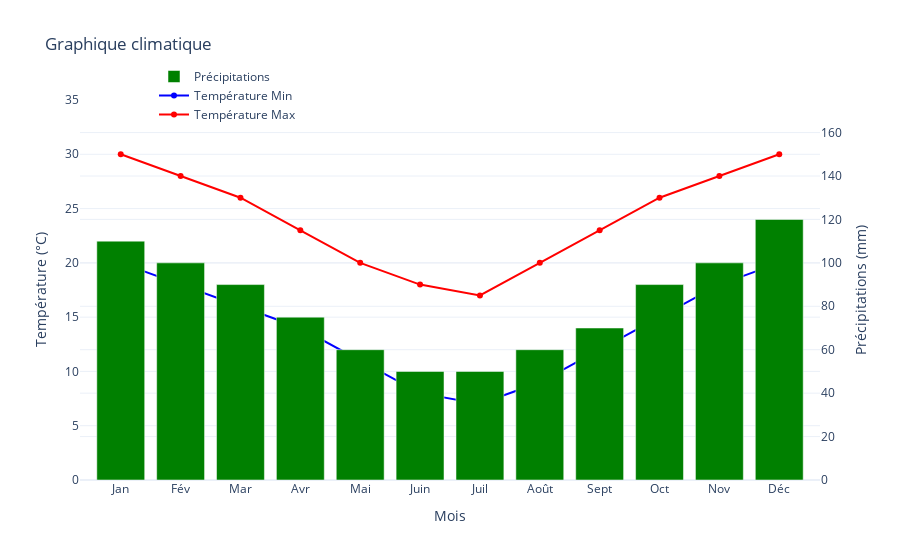

Notebook source saved alongside this figure:
### Markdown cell above
### Graphes avec deux axes

### Code cell
# Données (précipitations, températures minimales et maximales pour chaque mois)
months = ["Jan", "Fév", "Mar", "Avr", "Mai", "Juin", "Juil", "Août", "Sept", "Oct", "Nov", "Déc"]
precipitation = [110, 100, 90, 75, 60, 50, 50, 60, 70, 90, 100, 120]  # en mm
temp_min = [20, 18, 16, 14, 11, 8, 7, 9, 12, 15, 18, 20]  # en °C
temp_max = [30, 28, 26, 23, 20, 18, 17, 20, 23, 26, 28, 30]  # en °C

# Création du graphique à barres pour les précipitations
fig = go.Figure()

fig.add_trace(go.Bar(
    x=months,
    y=precipitation,
    name="Précipitations",
    marker_color="green",
    yaxis="y2"  # On associe  l'axe des ordonnées secondaire pour les précipitations
))

# Ajout de la courbe des températures minimales
fig.add_trace(go.Scatter(
    x=months,
    y=temp_min,
    name="Température Min",
    mode="lines+markers",
    marker_color="blue",
    line=dict(width=2)
))

# Courbe pour des températures maximales
fig.add_trace(go.Scatter(
    x=months,
    y=temp_max,
    name="Température Max",
    mode="lines+markers",
    marker_color="red",
    line=dict(width=2)
))

# Mise en forme 
fig.update_layout(
    title="Graphique climatique",
    xaxis=dict(title="Mois"),
    yaxis=dict(
        title="Température (°C)",
        range=[0, 35]
    ),
    yaxis2=dict(
        title="Précipitations (mm)",
        range=[0, 175],
        overlaying="y",
        side="right"  # Positionne cet axe à droite
    ),
    legend=dict(x=0.1, y=1.1),
    template="plotly_white"
)

# Affichage
fig.show()

### Figure 1 — Plotly figure (JSON) as saved in the notebook; plotly's stock layout.template omitted (floating-point values rounded to 4 significant figures)
{"data": [{"marker": {"color": "green"}, "name": "Précipitations", "type": "bar", "x": ["Jan", "Fév", "Mar", "Avr", "Mai", "Juin", "Juil", "Août", "Sept", "Oct", "Nov", "Déc"], "y": [110, 100, 90, 75, 60, 50, 50, 60, 70, 90, 100, 120], "yaxis": "y2"}, {"line": {"width": 2}, "marker": {"color": "blue"}, "mode": "lines+markers", "name": "Température Min", "type": "scatter", "x": ["Jan", "Fév", "Mar", "Avr", "Mai", "Juin", "Juil", "Août", "Sept", "Oct", "Nov", "Déc"], "y": [20, 18, 16, 14, 11, 8, 7, 9, 12, 15, 18, 20]}, {"line": {"width": 2}, "marker": {"color": "red"}, "mode": "lines+markers", "name": "Température Max", "type": "scatter", "x": ["Jan", "Fév", "Mar", "Avr", "Mai", "Juin", "Juil", "Août", "Sept", "Oct", "Nov", "Déc"], "y": [30, 28, 26, 23, 20, 18, 17, 20, 23, 26, 28, 30]}], "layout": {"legend": {"x": 0.1, "y": 1.1}, "title": {"text": "Graphique climatique"}, "xaxis": {"title": {"text": "Mois"}}, "yaxis": {"range": [0, 35], "title": {"text": "Température (°C)"}}, "yaxis2": {"overlaying": "y", "range": [0, 175], "side": "right", "title": {"text": "Précipitations (mm)"}}}}
